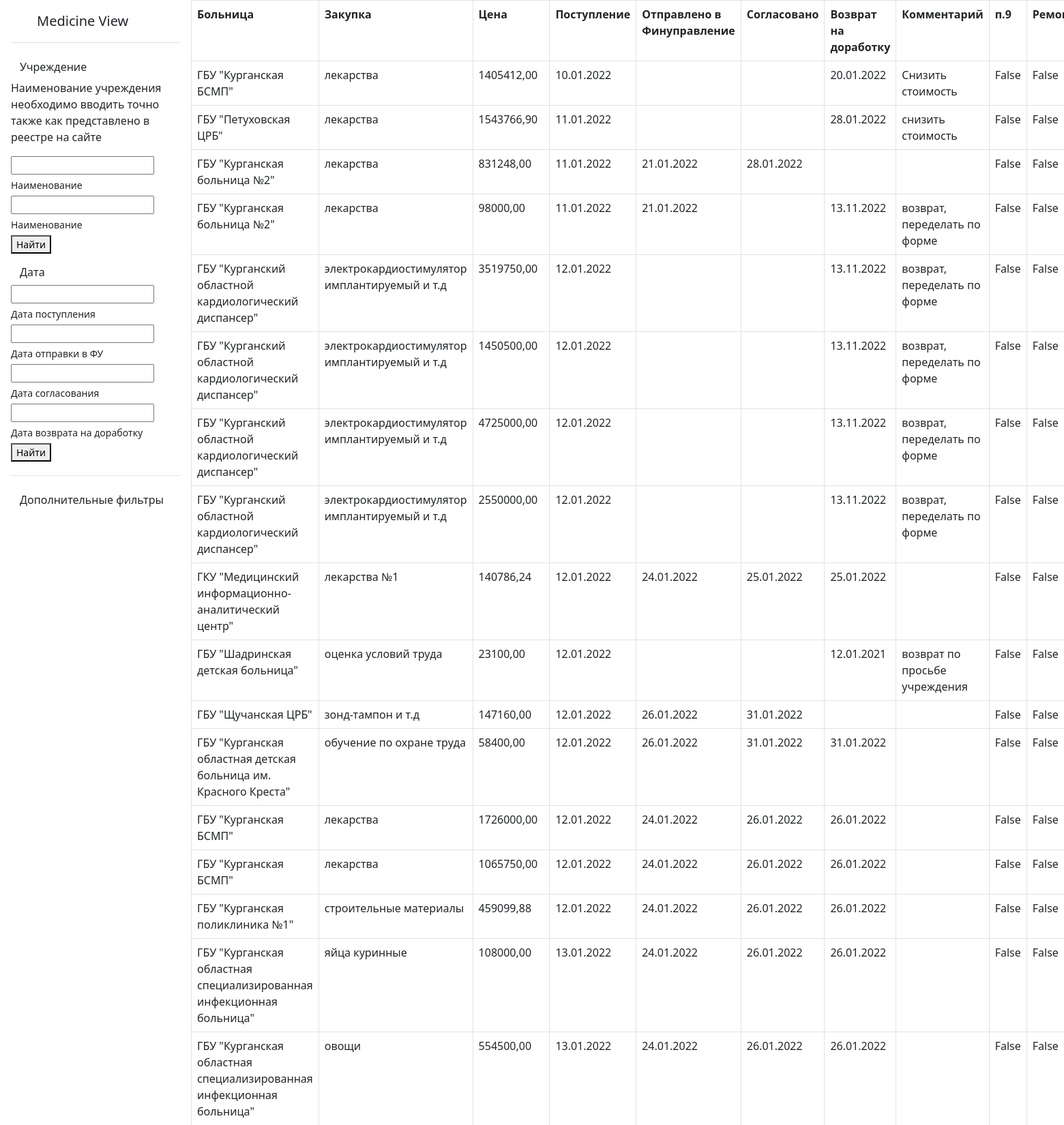
The page / (upper part) on the database its author committed.
### registry/models.py (models this page shows, shortened)
class Purchase(models.Model):
    hospital_name = models.CharField(
        max_length=150,
        verbose_name='Название больницы'
    )
    name = models.CharField(
        max_length=100,
        verbose_name='Объект закупки'
    )
    cost = models.DecimalField(
        max_digits=20,
        decimal_places=2,
        verbose_name='Цена'
    )
    arrive_data = models.DateField(
        verbose_name='Дата поступления'
    )
    sent_fin_data = models.DateField(
        null=True,
        blank=True,
        verbose_name='Дата отправки в ФУ'
    )
    sent_hospital_data = models.DateField(
        null=True,
        blank=True,
        verbose_name='Дата отправки в больницу'
    )
    sent_correct_data = models.DateField(
        null=True,
        blank=True,
        verbose_name='Дата отправки на доработку'
    )
    comment_text = models.TextField(
        null=True,
        blank=True,
        verbose_name='Комментарий'
    )
    p9 = models.BooleanField(
        verbose_name='Закупка по п.9'
    )
    repair = models.BooleanField(
        verbose_name='Ремонт'
    )
    develop_DED = models.BooleanField(
        verbose_name='ПСД'
    )
    PDF_scan = models.FileField(
        upload_to='PDF/',
        null=True,
        blank=True
    )

### registry/views.py (the view)
# urls.py: path('', index, name='main'),
def index(request):
    hospital = Purchase.objects.all()
    purchase_filter = PurchaseFilter(request.GET, queryset=hospital)
    hospital = purchase_filter.qs
    return render(request, 'registry/html/index.html',
                  {
                      'hospital': hospital,
                      'purchase_filter': purchase_filter,
                  }
                  )

### registry/templates/registry/html/index.html (shortened to what this page needs)
<!DOCTYPE html>
{% load static %}
<html lang="en">
<head>
    <link rel="stylesheet" href="{% static 'registry/css/styles.css' %}">
    <link href="https://cdn.jsdelivr.net/npm/bootstrap@5.0.2/dist/css/bootstrap.min.css" rel="stylesheet">
</head>
<body>
<div class="main-page">
    <div class="left_bar">
        <div class="flex-shrink-0 p-3 bg-white" style="width: 280px;">
            <a href="/" class="d-flex align-items-center pb-3 mb-3 link-dark text-decoration-none border-bottom">
              <svg class="bi me-2" width="30" height="24"><use xlink:href="#bootstrap"></use></svg>
              <span class="fs-5 fw-semibold">Medicine View</span>
            </a>
            <ul class="list-unstyled ps-0">
              <li class="mb-1">
                <button class="btn btn-toggle align-items-center rounded collapsed" data-bs-toggle="collapse" data-bs-target="#home-collapse" aria-expanded="true">
                  Учреждение
                </button>
                <div class="collapse show" id="home-collapse">
                    <p>Наименование учреждения необходимо вводить точно также как представлено в реестре на сайте</p>
                  <ul class="btn-toggle-nav list-unstyled fw-normal pb-1 small">
                      <form method="get">
                          <div>
                            <input type="text" id="id_hospital_name" name="hospital_name">
                            <label for="id_hospital_name" style="margin: 5px 0px 5px 0px">Наименование</label>
                          </div>
                           <div>
                            <input type="text" id="id_cost" name="cost">
                            <label for="id_cost" style="margin: 5px 0px 5px 0px">Наименование</label>
                          </div>
                          <button>Найти</button>
                      </form>
                  </ul>
                </div>
              </li>
              <li class="mb-1">
                <button class="btn btn-toggle align-items-center rounded" data-bs-toggle="collapse" data-bs-target="#dashboard-collapse" aria-expanded="true">
                  Дата
                </button>
                <div class="collapse show" id="dashboard-collapse" style="">
                  <ul class="btn-toggle-nav list-unstyled fw-normal pb-1 small">
                      <form method="get">
                           <input type="text" id="id_arrive_data" name="arrive_data" value="">
                            <label for="id_arrive_data" style="margin: 5px 0px 5px 0px">Дата поступления</label>
                          <input type="text" id="id_sent_hospital_data" name="sent_hospital_data" value="">
                            <label for="id_sent_hospital_data" style="margin: 5px 0px 5px 0px">Дата отправки в ФУ</label>
                          <input type="text" id="id_sent_fin_data" name="sent_fin_data" value="">
                            <label for="id_sent_fin_data" style="margin: 5px 0px 5px 0px">Дата согласования</label>
                          <input type="text" id="id_sent_correct_data" name="sent_correct_data" value="">
                            <label for="id_sent_correct_data" style="margin: 5px 15px 5px 0px">Дата возврата на доработку</label>
                          <button>Найти</button>
                      </form>
                  </ul>
                </div>
              </li>
              <li class="border-top my-3"></li>
              <li class="mb-1">
                <button class="btn btn-toggle align-items-center rounded collapsed" data-bs-toggle="collapse" data-bs-target="#account-collapse" aria-expanded="false">
                  Дополнительные фильтры
                </button>
              </li>
            </ul>
          </div>
    </div>
    <div class="main-bar">
         <div class="table-responsive-sm">
                <table class="table table-bordered">
                    <tr>
                      <th scope="col">Больница</th>
                      <th scope="col">Закупка</th>
                      <th scope="col">Цена</th>
                      <th scope="col">Поступление</th>
                      <th scope="col">Отправлено в Финуправление</th>
                      <th scope="col">Согласовано</th>
                      <th scope="col">Возврат на доработку</th>
                      <th scope="col">Комментарий</th>
                      <th scope="col">п.9</th>
                      <th scope="col">Ремонт</th>
                    </tr>
                 {% for hospital in hospital %}
                  <tbody>
                    <tr>
                      <td>{{hospital.hospital_name}}</td>
                      <td>{{hospital.name}}</td>
                      <td>{{hospital.cost}}</td>
                      <td>{{hospital.arrive_data|date:"d.m.Y" }}</td>
                      <td>{{hospital.sent_fin_data|date:"d.m.Y"}}</td>
                      <td>{{hospital.sent_hospital_data|date:"d.m.Y"}}</td>
                      <td>{{hospital.sent_correct_data|date:"d.m.Y"}}</td>
                      <td>{{hospital.comment_text}}</td>
                      <td>{{hospital.p9}}</td>
                      <td>{{hospital.repair}}</td>
                    </tr>
                  </tbody>
                    {% endfor %}
                </table>
            </div>
    </div>
</div>
</body>
</html>

### registry/static/registry/css/styles.css (style rules this page uses)
.main-page { display: flex; }
p { text-align: left; }

### rows shown on the page
Purchase: hospital_name "ГБУ \"Курганская БСМП\"", name "лекарства", cost "1405412,00", arrive_data "10.01.2022", sent_correct_data "20.01.2022", comment_text "Снизить стоимость", p9 "False", repair "False"
Purchase: hospital_name "ГБУ \"Петуховская ЦРБ\"", name "лекарства", cost "1543766,90", arrive_data "11.01.2022", sent_correct_data "28.01.2022", comment_text "снизить стоимость", p9 "False", repair "False"
Purchase: hospital_name "ГБУ \"Курганская больница №2\"", name "лекарства", cost "831248,00", arrive_data "11.01.2022", sent_fin_data "21.01.2022", sent_hospital_data "28.01.2022", p9 "False", repair "False"
Purchase: hospital_name "ГБУ \"Курганская больница №2\"", name "лекарства", cost "98000,00", arrive_data "11.01.2022", sent_fin_data "21.01.2022", sent_correct_data "13.11.2022", comment_text "возврат, переделать по форме", p9 "False", repair "False"
Purchase: hospital_name "ГБУ \"Курганский областной кардиологический диспансер\"", name "электрокардиостимулятор имплантируемый и т.д", cost "3519750,00", arrive_data "12.01.2022", sent_correct_data "13.11.2022", comment_text "возврат, переделать по форме", p9 "False", repair "False"
Purchase: hospital_name "ГБУ \"Курганский областной кардиологический диспансер\"", name "электрокардиостимулятор имплантируемый и т.д", cost "1450500,00", arrive_data "12.01.2022", sent_correct_data "13.11.2022", comment_text "возврат, переделать по форме", p9 "False", repair "False"
Purchase: hospital_name "ГБУ \"Курганский областной кардиологический диспансер\"", name "электрокардиостимулятор имплантируемый и т.д", cost "4725000,00", arrive_data "12.01.2022", sent_correct_data "13.11.2022", comment_text "возврат, переделать по форме", p9 "False", repair "False"
Purchase: hospital_name "ГБУ \"Курганский областной кардиологический диспансер\"", name "электрокардиостимулятор имплантируемый и т.д", cost "2550000,00", arrive_data "12.01.2022", sent_correct_data "13.11.2022", comment_text "возврат, переделать по форме", p9 "False", repair "False"
Purchase: hospital_name "ГКУ \"Медицинский информационно-аналитический центр\"", name "лекарства №1", cost "140786,24", arrive_data "12.01.2022", sent_fin_data "24.01.2022", sent_hospital_data "25.01.2022", sent_correct_data "25.01.2022", p9 "False", repair "False"
Purchase: hospital_name "ГБУ \"Шадринская детская больница\"", name "оценка условий труда", cost "23100,00", arrive_data "12.01.2022", sent_correct_data "12.01.2021", comment_text "возврат по просьбе учреждения", p9 "False", repair "False"
Purchase: hospital_name "ГБУ \"Щучанская ЦРБ\"", name "зонд-тампон и т.д", cost "147160,00", arrive_data "12.01.2022", sent_fin_data "26.01.2022", sent_hospital_data "31.01.2022", p9 "False", repair "False"
Purchase: hospital_name "ГБУ \"Курганская областная детская больница им. Красного Креста\"", name "обучение по охране труда", cost "58400,00", arrive_data "12.01.2022", sent_fin_data "26.01.2022", sent_hospital_data "31.01.2022", sent_correct_data "31.01.2022", p9 "False", repair "False"
Purchase: hospital_name "ГБУ \"Курганская БСМП\"", name "лекарства", cost "1726000,00", arrive_data "12.01.2022", sent_fin_data "24.01.2022", sent_hospital_data "26.01.2022", sent_correct_data "26.01.2022", p9 "False", repair "False"
Purchase: hospital_name "ГБУ \"Курганская БСМП\"", name "лекарства", cost "1065750,00", arrive_data "12.01.2022", sent_fin_data "24.01.2022", sent_hospital_data "26.01.2022", sent_correct_data "26.01.2022", p9 "False", repair "False"
Purchase: hospital_name "ГБУ \"Курганская поликлиника №1\"", name "строительные материалы", cost "459099,88", arrive_data "12.01.2022", sent_fin_data "24.01.2022", sent_hospital_data "26.01.2022", sent_correct_data "26.01.2022", p9 "False", repair "False"
Purchase: hospital_name "ГБУ \"Курганская областная специализированная инфекционная больница\"", name "яйца куринные", cost "108000,00", arrive_data "13.01.2022", sent_fin_data "24.01.2022", sent_hospital_data "26.01.2022", sent_correct_data "26.01.2022", p9 "False", repair "False"
Purchase: hospital_name "ГБУ \"Курганская областная специализированная инфекционная больница\"", name "овощи", cost "554500,00", arrive_data "13.01.2022", sent_fin_data "24.01.2022", sent_hospital_data "26.01.2022", sent_correct_data "26.01.2022", p9 "False", repair "False"
